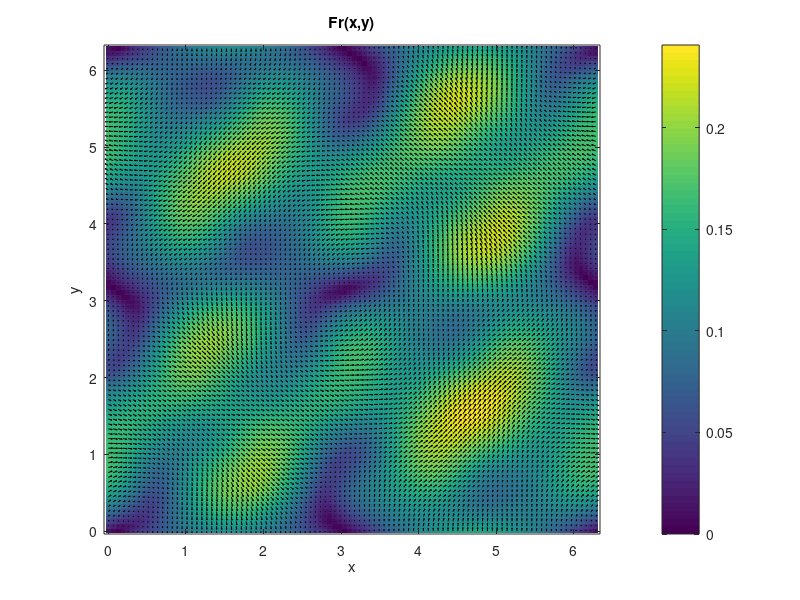

The MATLAB source for this figure:
[x,y] = meshgrid(linspace(0,2*pi,100));
rho = 7900;
mu = 1e-1;
g = 9.81;
L = (max(max(x)) + max(max(y)))/2;

u =  sin(y) + 0.5*cos(3*x).*sin(2*y);
v = -sin(x) + 0.5*sin(3*y).*cos(2*x)+rand;


speed = sqrt(u.^2 + v.^2);
Re = rho * speed .* L / mu;


Fr = speed ./ sqrt(g .* L);

figure
imagesc(x(1,:), y(:,1), Fr)
set(gca,'YDir','normal')
colorbar
xlabel('x')
ylabel('y')
title('Fr(x,y)')

hold on
quiver(x,y,u,v,'k')
hold off
